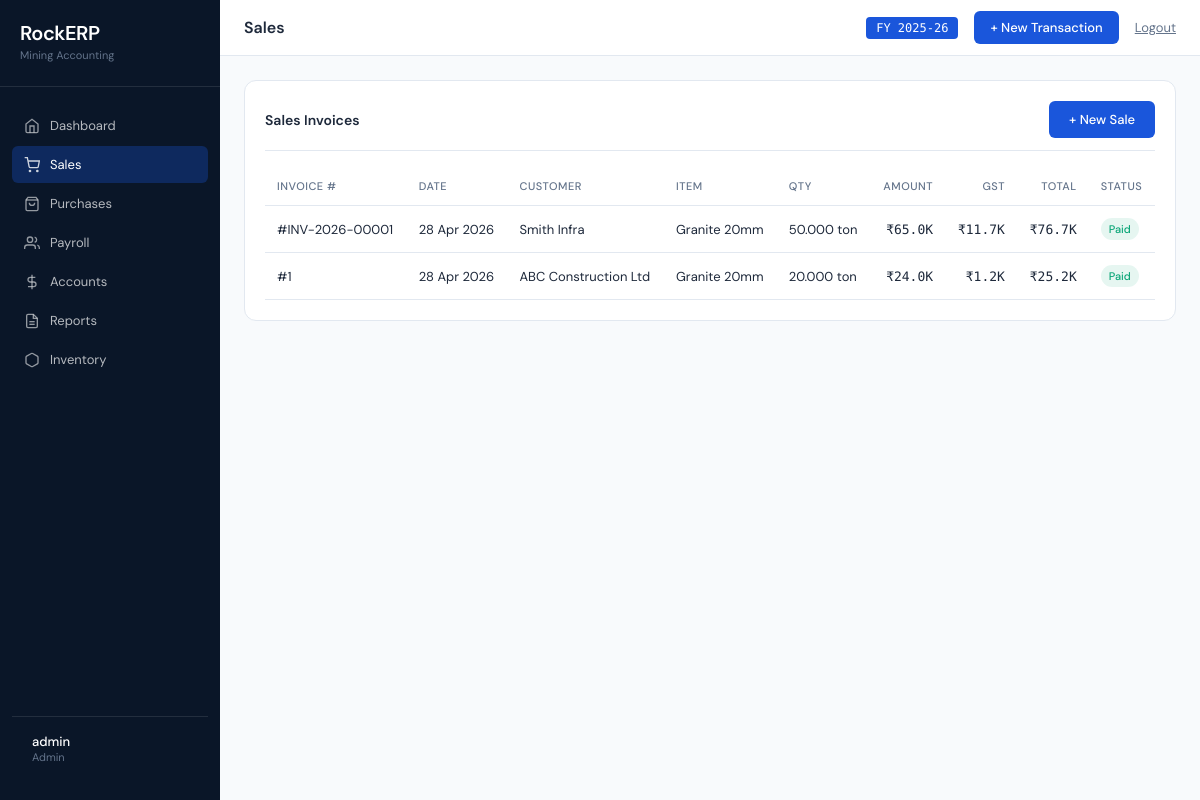
The app's page /sales (signed in) with its own data.
### models.py (models this page shows)
class Sales(db.Model):
    id = db.Column(db.Integer, primary_key=True)
    invoice_number = db.Column(db.String(50), unique=True)
    customer_id = db.Column(db.Integer, db.ForeignKey('customer.id'))
    stone_type = db.Column(db.String(50))
    size = db.Column(db.String(20))
    quantity = db.Column(db.Numeric(precision=15, scale=3))
    rate = db.Column(db.Numeric(precision=15, scale=2))
    amount = db.Column(db.Numeric(precision=15, scale=2))
    gst_rate = db.Column(db.Numeric(precision=5, scale=2), default=5)
    gst_amount = db.Column(db.Numeric(precision=15, scale=2), default=0)
    cgst_amount = db.Column(db.Numeric(precision=15, scale=2), default=0)
    sgst_amount = db.Column(db.Numeric(precision=15, scale=2), default=0)
    igst_amount = db.Column(db.Numeric(precision=15, scale=2), default=0)
    supply_type = db.Column(db.String(10), default='intra')
    total_amount = db.Column(db.Numeric(precision=15, scale=2))
    payment_type = db.Column(db.String(20), default='cash')
    payment_status = db.Column(db.String(20), default='paid')
    invoice_date = db.Column(db.Date, default=lambda: datetime.now(timezone.utc).date)
    created_at = db.Column(db.DateTime, default=utc_now)
    created_by = db.Column(db.Integer, db.ForeignKey('user.id'), nullable=True)
    customer = db.relationship('Customer', backref='sales_records')

class Customer(db.Model):
    id = db.Column(db.Integer, primary_key=True)
    name = db.Column(db.String(100), nullable=False)
    phone = db.Column(db.String(20))
    address = db.Column(db.Text)
    created_at = db.Column(db.DateTime, default=utc_now)

### routes/sales.py (the view)
@bp.route('/sales')
@login_required
def sales_list():
    sales_records = Sales.query.order_by(Sales.created_at.desc()).all()
    return render_template('sales_list.html', sales_records=sales_records)

### app.py (called while the page is built)
def format_inr(value):
    if value is None:
        return '₹0'
    value = float(value)
    if value >= 10000000:
        return f'₹{value/10000000:.2f}Cr'
    elif value >= 100000:
        return f'₹{value/100000:.2f}L'
    elif value >= 1000:
        return f'₹{value/1000:.1f}K'
    else:
        return f'₹{value:.0f}'

### routes/auth_utils.py (called while the page is built)
def login_required(f):
    @wraps(f)
    def decorated_function(*args, **kwargs):
        if 'user_id' not in session:
            flash('Please log in to access this page', 'error')
            return redirect(url_for('auth.login'))
        user = db.session.get(User, session.get('user_id'))
        if user is None:
            session.clear()
            flash('Session expired. Please log in again.', 'error')
            return redirect(url_for('auth.login'))
        return f(*args, **kwargs)
    return decorated_function

### templates/sales_list.html (shortened to what this page needs)
{% extends "base.html" %}
{% block page_title %}Sales{% endblock %}
{% block content %}
<div class="card">
    <div class="card-header">
        <div class="card-title">Sales Invoices</div>
        <a href="{{ url_for('sales.create_sale') }}" class="btn btn-primary">+ New Sale</a>
    </div>
    {% if sales_records %}
    <table>
        <thead>
            <tr>
                <th>Invoice #</th>
                <th>Date</th>
                <th>Customer</th>
                <th>Item</th>
                <th>Qty</th>
                <th style="text-align: right;">Amount</th>
                <th style="text-align: right;">GST</th>
                <th style="text-align: right;">Total</th>
                <th>Status</th>
            </tr>
        </thead>
        <tbody>
            {% for sale in sales_records %}
            <tr>
                <td>#{{ sale.invoice_number or sale.id }}</td>
                <td>{{ sale.invoice_date.strftime('%d %b %Y') }}</td>
                <td>{{ sale.customer.name if sale.customer else 'N/A' }}</td>
                <td>{{ sale.stone_type }} {{ sale.size }}</td>
                <td>{{ sale.quantity }} ton</td>
                <td class="amount">{{ sale.amount|format_inr }}</td>
                <td class="amount">{{ sale.gst_amount|format_inr }}</td>
                <td class="amount">{{ sale.total_amount|format_inr }}</td>
                <td>
                    {% if sale.payment_status == 'paid' %}
                    <span class="badge paid">Paid</span>
                    {% else %}
                    <span class="badge pending">Pending</span>
                    {% endif %}
                </td>
            </tr>
            {% endfor %}
        </tbody>
    </table>
    {% endif %}
</div>
{% endblock %}

### templates/base.html (style rules this page uses)
:root { --blue: #1A56DB; --teal: #0CA678; --amber: #F59E0B; --red: #EF4444; --border: #E2E8F0; --surface: #F8FAFC; --sidebar-bg: #0A1628; --text-dark: #1E293B; --text-muted: #64748B; --white: #FFFFFF; }
* { margin: 0; padding: 0; box-sizing: border-box; }
body { font-family: 'DM Sans', sans-serif; background: var(--surface); color: var(--text-dark); display: flex; min-height: 100vh; }
.card { background: var(--white); border: 1px solid var(--border); border-radius: 12px; padding: 20px; margin-bottom: 20px; }
.card-header { display: flex; justify-content: space-between; align-items: center; margin-bottom: 16px; padding-bottom: 12px; border-bottom: 1px solid var(--border); }
.card-title { font-size: 14px; font-weight: 600; color: var(--text-dark); }
table { width: 100%; border-collapse: collapse; }
th { font-size: 11px; text-transform: uppercase; letter-spacing: 0.5px; color: var(--text-muted); font-weight: 500; text-align: left; padding: 12px; border-bottom: 1px solid var(--border); }
td { padding: 12px; border-bottom: 1px solid var(--border); font-size: 13px; }
.amount { font-family: 'DM Mono', monospace; text-align: right; }
.badge { display: inline-block; padding: 4px 8px; border-radius: 12px; font-size: 11px; font-weight: 500; }
.badge.paid, .badge.s-paid { background: rgba(12,166,120,0.1); color: var(--teal); }
.btn { display: inline-block; padding: 10px 20px; border-radius: 6px; font-size: 13px; font-weight: 500; text-decoration: none; cursor: pointer; border: none; transition: all 0.2s; }
.btn-primary { background: var(--blue); color: var(--white); }

### records on screen
Sales: invoice_number "INV-2026-00001", invoice_date "28 Apr 2026", customer "Smith Infra", stone_type "Granite", size "20mm", quantity "50.000", amount "₹65.0K", gst_amount "₹11.7K", total_amount "₹76.7K", payment_status "Paid"
Sales: invoice_number+id "1", invoice_date "28 Apr 2026", customer "ABC Construction Ltd", stone_type "Granite", size "20mm", quantity "20.000", amount "₹24.0K", gst_amount "₹1.2K", total_amount "₹25.2K", payment_status "Paid"

### other values on screen
{{ session.username }} "admin"
{{ session.role }} "Admin"
